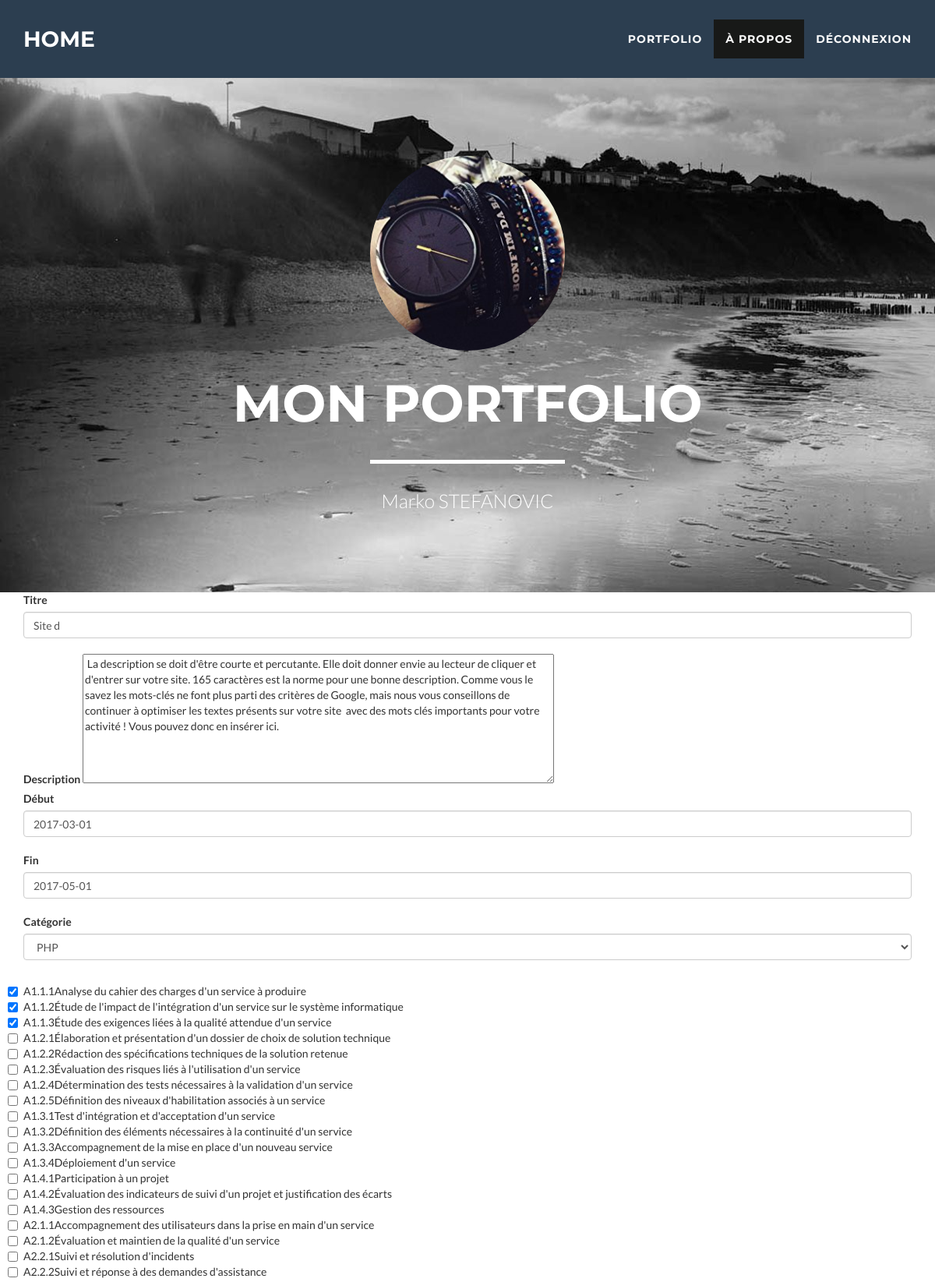
/majprojet.php?id_projet=31 (signed in, upper part), run on the app's committed database.
### tables this page shows
CREATE TABLE `projet` (
  `id_p` smallint(5) UNSIGNED NOT NULL,
  `titre` varchar(50) DEFAULT NULL,
  `description` text,
  `date_deb` date DEFAULT NULL,
  `date_fin` date DEFAULT NULL,
  `id_cat` smallint(5) UNSIGNED NOT NULL,
  `id_u` smallint(5) UNSIGNED NOT NULL
);

CREATE TABLE `competence` (
  `id_comp` smallint(5) UNSIGNED NOT NULL,
  `titre` varchar(50) DEFAULT NULL,
  `description` text
);

### majprojet.php (the view, shortened to what this page needs)
<?php include ("includes/head.php");
if (isset($_SESSION['connecte']))
{
	$id_projet= (int)$_GET['id_projet'];
	$requete = $bdd->query("SELECT * FROM projet WHERE id_p = ".$id_projet."");
	$reponse = $requete->fetch();
	$requete_cat = $bdd->query("SELECT * FROM categorie");
	$requete_comp = $bdd->query("SELECT * FROM competence");
	$comp_projet = $bdd->query("SELECT id_comp FROM englober WHERE id_p = ".$id_projet);
	$tab = array();
	while($rep_comp = $comp_projet->fetch())
	{
		$tab[] = $rep_comp['id_comp'];
	}
?>
<div class="container">
<form action="#" class="form-group" method="post">
  <label for="">Titre</label>
  <input type="text" name="titre" class="form-control" value=<?php echo "'".$reponse['titre']."'"; ?>> <br />
  <label>Description</label>
  <textarea id="ckeditor" name="desc" rows="8" cols="80"><?php echo "".$reponse['description'].""; ?></textarea> <br>
  <label>Début</label>
  <input type="text" class="form-control" name="deb" value=<?php echo "'".$reponse['date_deb']."'"; ?>> <br>
  <label>Fin</label>
  <input type="text" class="form-control" name="fin" value=<?php echo "'".$reponse['date_fin']."'"; ?>> <br>
  <label>Catégorie</label>
  <select name="categorie" class="form-control" id="sel1">
		<?php
			while($categorie = $requete_cat->fetch())
			{
				if($categorie['id_cat'] == $reponse['id_cat'])
				{
					echo "<option selected value='".$categorie['id_cat']."'>".$categorie['titre']."</option>";
				}
				else
				{
					echo "<option value='".$categorie['id_cat']."'>".$categorie['titre']."</option>";
				}
			} ?>
  </select> <br>
    <div class="checkbox">
	<?php
		while($competence = $requete_comp->fetch())
		{
			if(in_array($competence['id_comp'],$tab))
				echo "<input type='checkbox' checked name='competences[]' value='".$competence['id_comp']."'>".$competence['titre'].$competence['description']."</br>";
			else
				echo "<input type='checkbox' name='competences[]' value='".$competence['id_comp']."'>".$competence['titre'].$competence['description']."</br>";
		}
	?>
    </div>
</form>
</div>
<?php
        }
else
{
    header("location: index.php");
}
?>
<?php include ("includes/footer.php");?>

### css/style.css (style rules this page uses)
body { font-family: Lato, 'Helvetica Neue', Helvetica, Arial, sans-serif; overflow-x: hidden }

### data on the page
projet: desc "La description se doit d'être courte et percutante. Elle doit donner envie au lecteur de cliquer et d'entrer sur votre site. 165 caractères est la norme pour une bonne description. Comme vous le savez les mots-clés ne font plus parti des critères de Google, mais nous vous conseillons de continuer à optimiser les textes présents sur votre site avec des mots clés importants pour votre activité ! Vous pouvez donc en insérer ici.", deb "2017-03-01", fin "2017-05-01"
competence: titre "A1.1.1", description "Analyse du cahier des charges d'un service à produire"
competence: titre "A1.1.2", description "Étude de l'impact de l'intégration d'un service sur le système informatique"
competence: titre "A1.1.3", description "Étude des exigences liées à la qualité attendue d'un service"
competence: titre "A1.2.1", description "Élaboration et présentation d'un dossier de choix de solution technique"
competence: titre "A1.2.2", description "Rédaction des spécifications techniques de la solution retenue"
competence: titre "A1.2.3", description "Évaluation des risques liés à l'utilisation d'un service"
competence: titre "A1.2.4", description "Détermination des tests nécessaires à la validation d'un service"
competence: titre "A1.2.5", description "Définition des niveaux d'habilitation associés à un service"
competence: titre "A1.3.1", description "Test d'intégration et d'acceptation d'un service"
competence: titre "A1.3.2", description "Définition des éléments nécessaires à la continuité d'un service"
competence: titre "A1.3.3", description "Accompagnement de la mise en place d'un nouveau service"
competence: titre "A1.3.4", description "Déploiement d'un service"
competence: titre "A1.4.1", description "Participation à un projet"
competence: titre "A1.4.2", description "Évaluation des indicateurs de suivi d'un projet et justification des écarts"
competence: titre "A1.4.3", description "Gestion des ressources"
competence: titre "A2.1.1", description "Accompagnement des utilisateurs dans la prise en main d'un service"
competence: titre "A2.1.2", description "Évaluation et maintien de la qualité d'un service"
competence: titre "A2.2.1", description "Suivi et résolution d'incidents"
competence: titre "A2.2.2", description "Suivi et réponse à des demandes d'assistance"

### other printed values
form field categorie "PHP"
